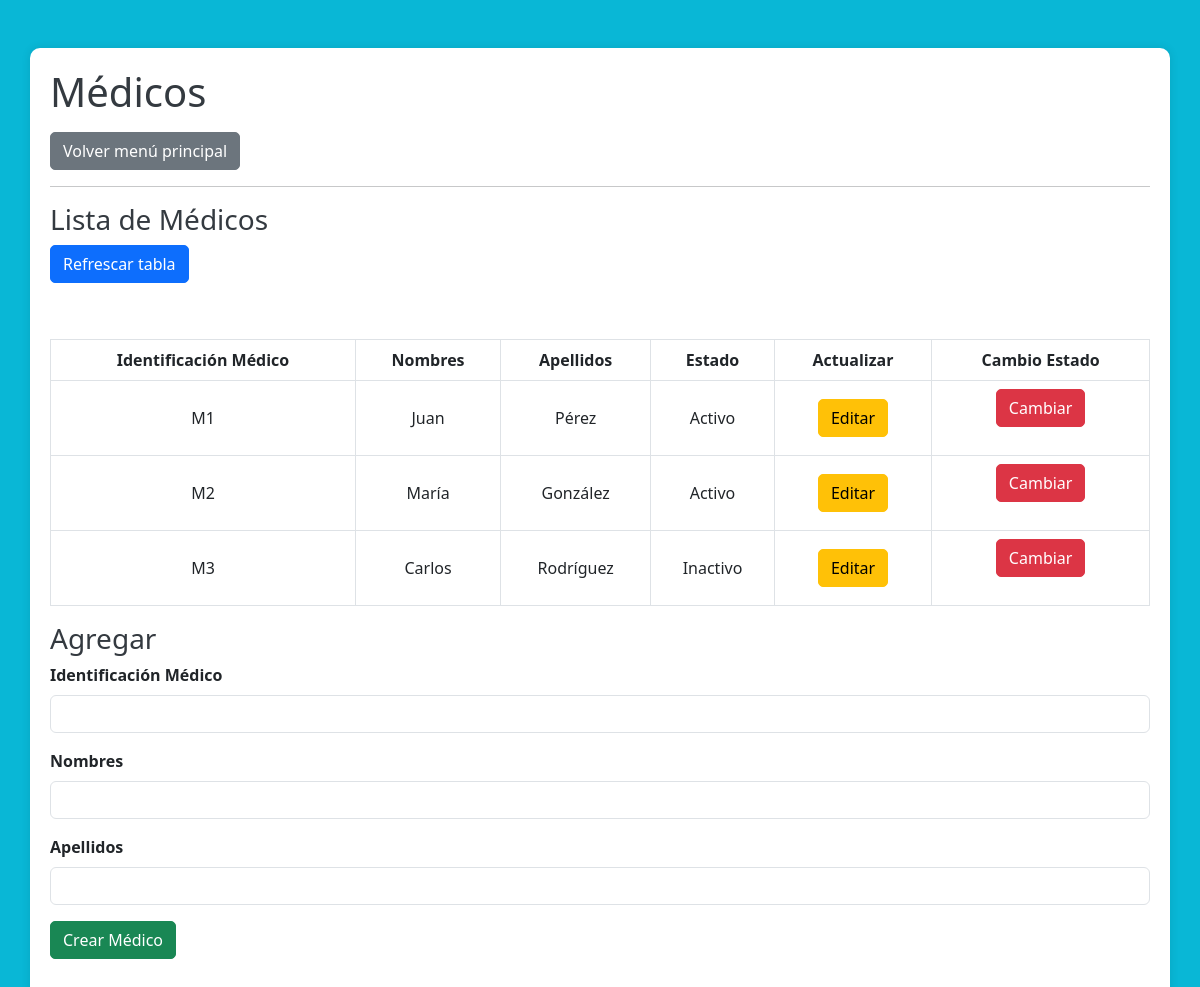
Screenshot of /Controlador/controladorMedico.php with the database file from the repository.
### tables this page shows
CREATE TABLE Medicos(
    MedIdentificacion char(10) not null,
    MedNombres varchar(50) not null,
    MedApellidos varchar(50) not null,
    MedEstado enum ('Activo','Inactivo') not null DEFAULT 'Activo',
    primary key (MedIdentificacion)
);

### Controlador/controladorMedico.php (called while the page is built, shortened)
<?php
require_once '../Modelo/Medico.php';
$gestorMedico = new Medico();
$resultado = $gestorMedico->consultarMedicos();
include "../Vista/vistaMedico.php";
?>

### Modelo/Conexion.php (called while the page is built)
<?php
function Conectarse(){ $Conexion = mysqli_connect("localhost","root","","citas", 3307); return $Conexion; }
 ?>

### Modelo/Medico.php (called while the page is built, shortened)
<?php
include 'Conexion.php';
class Medico
{
    public function consultarMedicos()
 	{
        $this->Conexion = Conectarse();
 		$sql="select * from Medicos";
 		$resultado=$this->Conexion->query($sql);
 		return $resultado;
 	}
}

### Vista/vistaMedico.php (the view, shortened to what this page needs)
<!DOCTYPE html>
<html lang="es">
<head>
    <link href="https://cdn.jsdelivr.net/npm/bootstrap@5.3.0/dist/css/bootstrap.min.css" rel="stylesheet">
</head>
<body>
    <div class="container mt-5">
        <h1 class="mb-3">Médicos</h1>
        <a class="btn btn-secondary" href="../index.php">Volver menú principal</a>
        <hr>
        <h3>Lista de Médicos</h3>
        <form action="../Controlador/controladorMedico.php" method="post">
            <button class="btn btn-primary mb-3" type="submit" name="Acciones" value="Refrescar tabla">Refrescar tabla</button>
        </form>
        <div class="table-responsive mt-3">
            <table class="table table-bordered">
                <thead>
                    <tr>
                        <th>Identificación Médico</th>
                        <th>Nombres</th>
                        <th>Apellidos</th>
                        <th>Estado</th>
                        <th>Actualizar</th>
                        <th>Cambio Estado</th>
                    </tr>
                </thead>
                <tbody>
                    <?php
                    while ($fila = mysqli_fetch_assoc($resultado)) {
                        echo "<tr>";
                        echo "<td>" . $fila['MedIdentificacion'] . "</td>";
                        echo "<td>" . $fila['MedNombres'] . "</td>";
                        echo "<td>" . $fila['MedApellidos'] . "</td>";
                        echo "<td>" . $fila['MedEstado'] . "</td>";
                        echo '<td>
                                <button class="btn btn-warning" data-bs-toggle="modal" data-bs-target="#updateModal' . $fila['MedIdentificacion'] . '">Editar</button>
                              </td>';
                        echo '<td>
                                <form action="../Controlador/controladorMedico.php" method="post">
                                    <input type="hidden" name="MedIdentificacion" value="' . $fila['MedIdentificacion'] . '">
                                    <button class="btn btn-danger" type="submit" name="Acciones" value="Borrar Medico">Cambiar</button>
                                </form>
                              </td>';
                        echo "</tr>";
                    }
                    ?>
                </tbody>
            </table>
        </div>
        <div>
            <h3>Agregar</h3>
            <form action="../Controlador/controladorMedico.php" method="post">
                <div class="mb-3">
                    <label for="MedIdentificacion" class="form-label">Identificación Médico</label>
                    <input class="form-control" id="MedIdentificacion" name="MedIdentificacion" type="text">
                </div>
                <div class="mb-3">
                    <label for="MedNombres" class="form-label">Nombres</label>
                    <input class="form-control" id="MedNombres" name="MedNombres" type="text">
                </div>
                <div class="mb-3">
                    <label for="MedApellidos" class="form-label">Apellidos</label>
                    <input class="form-control" id="MedApellidos" name="MedApellidos" type="text">
                </div>
                <button class="btn btn-success" type="submit" name="Acciones" value="Crear Medico">Crear Médico</button>
            </form>
        </div>
    </div>
    <br><br>
</body>
</html>

### Vista/vistaMedico.php (style rules this page uses)
body { background-color: #09B7D6; }
.container { background-color: #ffffff; padding: 20px; border-radius: 10px; box-shadow: 0px 0px 10px rgba(0, 0, 0, 0.1); }
h1, h3 { color: #343a40; }
form { margin-bottom: 20px; }
label { font-weight: bold; }
.btn { border-radius: 5px; }
table { margin-top: 20px; }
th, td { vertical-align: middle !important; text-align: center; }

### rows the page displays
medicos: MedIdentificacion "M1", MedNombres "Juan", MedApellidos "Pérez", MedEstado "Activo"
medicos: MedIdentificacion "M2", MedNombres "María", MedApellidos "González", MedEstado "Activo"
medicos: MedIdentificacion "M3", MedNombres "Carlos", MedApellidos "Rodríguez", MedEstado "Inactivo"
